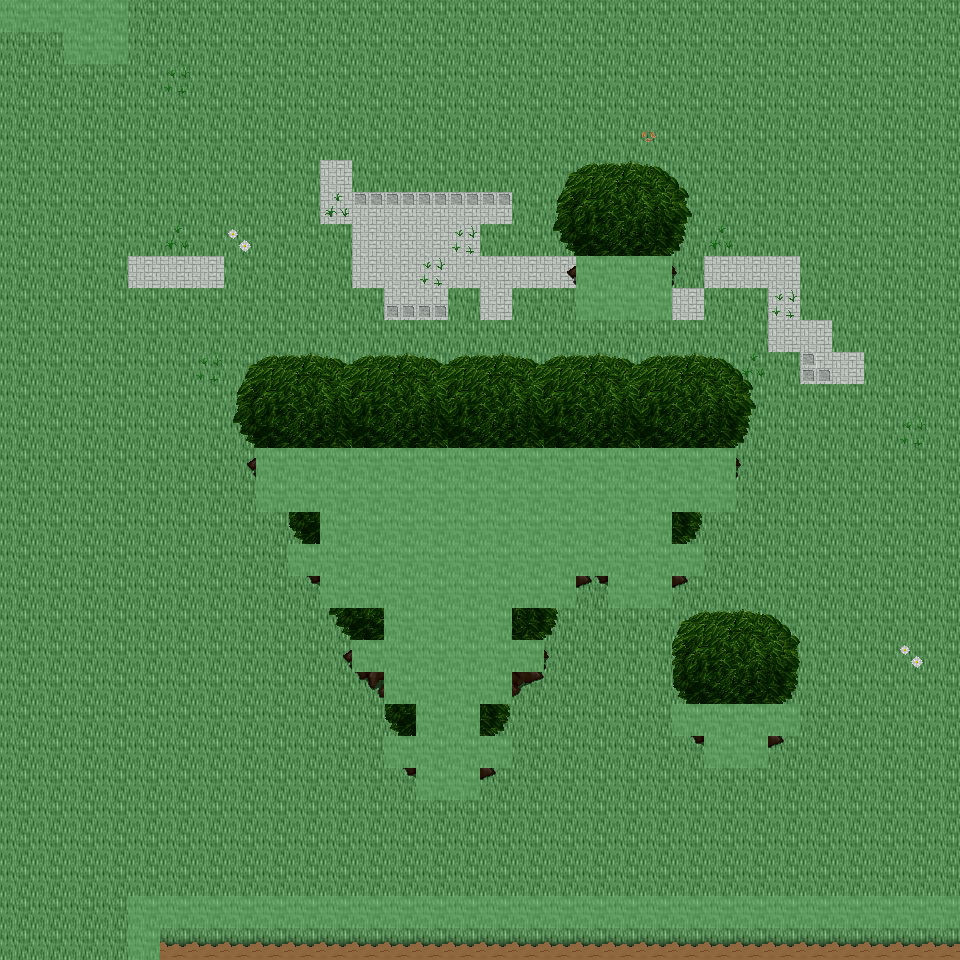

This game map was drawn from its Tiled (.tmx) file and the tilesets committed beside it. A one-line description and the trimmed map source follow:
An orthogonal 30x30 tile map with 32x32 px tiles, 6 tile layers (Ground, Object, Object2, Above, ...), 27 tilesets and 4 objects (4x mapExit).

<map version="1.0" orientation="orthogonal" renderorder="right-down" width="30" height="30" tilewidth="32" tileheight="32" nextobjectid="5">
  <tileset firstgid="1" name="tileset_ground_ground" tilewidth="32" tileheight="32" tilecount="33" columns="3">
    <image source="../drawable/tileset_ground_ground.png" width="96" height="352" />
  </tileset>
  <tileset firstgid="34" name="tileset_ground_brown_paving" tilewidth="32" tileheight="32" tilecount="2" columns="2">
    <image source="../drawable/tileset_ground_brown_paving.png" width="64" height="32" />
  </tileset>
  <tileset firstgid="36" name="tileset_ground_water_water_bubbles" tilewidth="32" tileheight="32" tilecount="32" columns="8">
    <image source="../drawable/tileset_ground_water_water_bubbles.png" width="256" height="128" />
  </tileset>
  <tileset firstgid="68" name="tileset_ground_grass_edges" tilewidth="32" tileheight="32" tilecount="36" columns="12">
    <image source="../drawable/tileset_ground_grass_edges.png" width="384" height="96" />
  </tileset>
  <tileset firstgid="104" name="tileset_ground_ridge_earth_dark" tilewidth="32" tileheight="32" tilecount="96" columns="12">
    <image source="../drawable/tileset_ground_ridge_earth_dark.png" width="384" height="256" />
  </tileset>
  <tileset firstgid="200" name="tileset_plant_flower_daisy_red" tilewidth="32" tileheight="32" tilecount="8" columns="2">
    <image source="../drawable/tileset_plant_flower_daisy_red.png" width="64" height="128" />
  </tileset>
  <tileset firstgid="208" name="tileset_plant_grasses" tilewidth="32" tileheight="32" tilecount="6" columns="3">
    <image source="../drawable/tileset_plant_grasses.png" width="96" height="64" />
  </tileset>
  <tileset firstgid="214" name="tileset_plant_flower_daisy_white" tilewidth="32" tileheight="32" tilecount="8" columns="2">
    <image source="../drawable/tileset_plant_flower_daisy_white.png" width="64" height="128" />
  </tileset>
  <tileset firstgid="222" name="tileset_plant_leaves" tilewidth="32" tileheight="32" tilecount="8" columns="4">
    <image source="../drawable/tileset_plant_leaves.png" width="128" height="64" />
  </tileset>
  <tileset firstgid="230" name="tileset_ground_grass_corners" tilewidth="32" tileheight="32" tilecount="24" columns="6">
    <image source="../drawable/tileset_ground_grass_corners.png" width="192" height="128" />
  </tileset>
  <tileset firstgid="254" name="tileset_plant_flower_daisy_blue" tilewidth="32" tileheight="32" tilecount="8" columns="2">
    <image source="../drawable/tileset_plant_flower_daisy_blue.png" width="64" height="128" />
  </tileset>
  <tileset firstgid="262" name="tileset_building_fence_fence_chunky" tilewidth="32" tileheight="32" tilecount="21" columns="3">
    <image source="../drawable/tileset_building_fence_fence_chunky.png" width="96" height="224" />
  </tileset>
  <tileset firstgid="283" name="tileset_ground_rock_pebbles" tilewidth="32" tileheight="32" tilecount="3" columns="1">
    <image source="../drawable/tileset_ground_rock_pebbles.png" width="32" height="96" />
  </tileset>
  <tileset firstgid="286" name="tileset_plant_tree_tree_darkgreen" tilewidth="32" tileheight="32" tilecount="88" columns="8">
    <image source="../drawable/tileset_plant_tree_tree_darkgreen.png" width="256" height="352" />
  </tileset>
  <tileset firstgid="374" name="tileset_plant_bush_bushes" tilewidth="32" tileheight="32" tilecount="10" columns="5">
    <image source="../drawable/tileset_plant_bush_bushes.png" width="160" height="64" />
  </tileset>
  <tileset firstgid="384" name="tileset_logic_creature_rodent" tilewidth="32" tileheight="32" tilecount="8" columns="8">
    <image source="../drawable/tileset_logic_creature_rodent.png" width="256" height="32" />
  </tileset>
  <tileset firstgid="392" name="tileset_logic_item_corn" tilewidth="32" tileheight="32" tilecount="5" columns="5">
    <image source="../drawable/tileset_logic_item_corn.png" width="160" height="32" />
  </tileset>
  <tileset firstgid="397" name="tileset_logic_item_resources" tilewidth="32" tileheight="32" tilecount="6" columns="6">
    <image source="../drawable/tileset_logic_item_resources.png" width="192" height="32" />
  </tileset>
  <tileset firstgid="403" name="tileset_logic_creature_gnome" tilewidth="32" tileheight="32" tilecount="6" columns="6">
    <image source="../drawable/tileset_logic_creature_gnome.png" width="192" height="32" />
  </tileset>
  <tileset firstgid="409" name="tileset_logic_item_mushroom" tilewidth="32" tileheight="32" tilecount="6" columns="6">
    <image source="../drawable/tileset_logic_item_mushroom.png" width="192" height="32" />
  </tileset>
  <tileset firstgid="415" name="tileset_logic_item_sheepfood" tilewidth="32" tileheight="32" tilecount="1" columns="1">
    <image source="../drawable/tileset_logic_item_sheepfood.png" width="32" height="32" />
  </tileset>
  <tileset firstgid="416" name="tileset_logic_creature_animal" tilewidth="32" tileheight="32" tilecount="32" columns="8">
    <image source="../drawable/tileset_logic_creature_animal.png" width="256" height="128" />
  </tileset>
  <tileset firstgid="448" name="tileset_logic_item_vegetable" tilewidth="32" tileheight="32" tilecount="16" columns="8">
    <image source="../drawable/tileset_logic_item_vegetable.png" width="256" height="64" />
  </tileset>
  <tileset firstgid="464" name="tileset_logic_collision" tilewidth="32" tileheight="32" tilecount="1" columns="1">
    <image source="../drawable/tileset_logic_collision.png" width="32" height="32" />
  </tileset>
  <tileset firstgid="465" name="tileset_logic_item_herb" tilewidth="32" tileheight="32" tilecount="5" columns="5">
    <image source="../drawable/tileset_logic_item_herb.png" width="160" height="32" />
  </tileset>
  <tileset firstgid="470" name="tileset_ground_green_paving" tilewidth="32" tileheight="32" tilecount="18" columns="3">
    <image source="../drawable/tileset_ground_green_paving.png" width="96" height="192" />
  </tileset>
  <tileset firstgid="488" name="tileset_logic_creature_reptile" tilewidth="32" tileheight="32" tilecount="7" columns="7">
    <image source="../drawable/tileset_logic_creature_reptile.png" width="224" height="32" />
  </tileset>
  <layer name="Ground" width="30" height="30">
    <data>[900 cells, 900 non-empty, 4 distinct tile ids]</data>
  </layer>
  <layer name="Object" width="30" height="30">
    <data>[900 cells, 53 non-empty, 12 distinct tile ids]</data>
  </layer>
  <layer name="Object2" width="30" height="30">
    <data>[900 cells, 84 non-empty, 18 distinct tile ids]</data>
  </layer>
  <layer name="Above" width="30" height="30">
    <data>[900 cells, 158 non-empty, 44 distinct tile ids]</data>
  </layer>
  <layer name="Above2" width="30" height="30">
    <data>[900 cells, 29 non-empty, 10 distinct tile ids]</data>
  </layer>
  <layer name="Walkable" width="30" height="30">
    <data>[900 cells, 131 non-empty, 1 distinct tile ids]</data>
  </layer>
  <objectgroup name="MapEvents">
    <object id="1" name="north" type="mapExit" x="128" y="0" width="832" height="32">
      <properties>
        <property name="map" value="level_0_x74_y25" />
        <property name="x" value="4" />
        <property name="y" value="28" />
      </properties>
    </object>
    <object id="2" name="south" type="mapExit" x="0" y="928" width="128" height="32">
      <properties>
        <property name="map" value="level_0_x74_y27" />
        <property name="x" value="0" />
        <property name="y" value="1" />
      </properties>
    </object>
    <object id="3" name="south2" type="mapExit" x="160" y="928" width="800" height="32">
      <properties>
        <property name="map" value="level_0_x74_y27" />
        <property name="x" value="5" />
        <property name="y" value="1" />
      </properties>
    </object>
    </objectgroup>
</map>
<!-- 1 of 4 objects omitted -->
